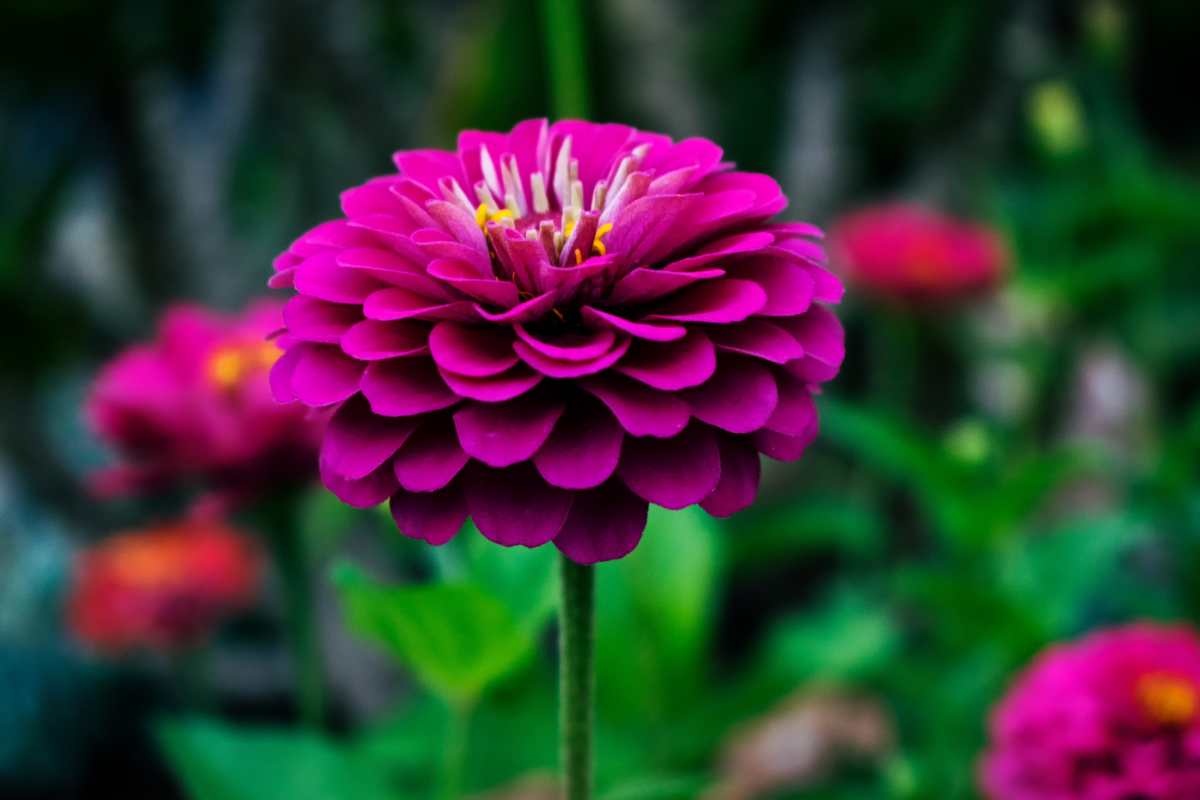
#> input picture Practice_2/img.jpg, 6000 x 4000 px, given in place of 15-scale_7_im_1_grey.png, which was not available (shown at 1/5 size)
$ jupyter execute --allow-errors lab10.ipynb   (older library calls are emulated)   (text cells are left out)
#> lines starting #> are read from the running program, lines starting #| are printed output that depends on the picture; pictures that were not available may be replaced by others from this repository, and a replacement may not be noted
[cell 1]
from sklearn.neighbors import KNeighborsClassifier
from sklearn.preprocessing import LabelEncoder
from sklearn.model_selection import train_test_split
from sklearn.metrics import classification_report, accuracy_score
from skimage.feature import graycomatrix, graycoprops
from sklearn.cluster import KMeans
import matplotlib.pyplot as plt
import numpy as np
import cv2
import os
from scipy import stats
from sklearn.svm import SVC
from sklearn.tree import DecisionTreeClassifier
from sklearn.preprocessing import LabelEncoder, StandardScaler
from sklearn.base import clone
from scipy.stats import skew, kurtosis
import tempfile

[cell 2]
def calculate_histograms(image_paths):
    results = {}

    for i, img_path in enumerate(image_paths, 1):
        try:
            img = cv2.imread(img_path, cv2.IMREAD_GRAYSCALE)

            if img is None:
                print(f"не удалось загрузить изображение {img_path}")
                continue

            hist = cv2.calcHist([img], [0], None, [256], [0, 256])

            hist_flat = hist.flatten()
            total_pixels = img.shape[0] * img.shape[1]

            prob = hist_flat / total_pixels

            # средняя яркость
            intensities = np.arange(256)
            mean_intensity = np.sum(intensities * prob)

            # отклонение
            variance = np.sum(((intensities - mean_intensity) ** 2) * prob)
            std_intensity = np.sqrt(variance)

            # асимметрия
            if std_intensity > 0:
                skewness = np.sum(((intensities - mean_intensity) ** 3) * prob) / (std_intensity ** 3)
            else:
                skewness = 0

            # эксцесс
            if std_intensity > 0:
                kurt = np.sum(((intensities - mean_intensity) ** 4) * prob) / (std_intensity ** 4) - 3
            else:
                kurt = 0

            # яркость
            non_zero = np.where(hist_flat > 0)[0]
            min_intensity = non_zero[0] if len(non_zero) > 0 else 0
            max_intensity = non_zero[-1] if len(non_zero) > 0 else 0

            dominant_intensity = np.argmax(hist_flat)

            # энтропия
            prob_nonzero = prob[prob > 0]
            entropy = -np.sum(prob_nonzero * np.log2(prob_nonzero))

            # контраст
            contrast = max_intensity - min_intensity

            results[f"image_{i}"] = {
                'histogram': hist,
                'image': img,
                'shape': img.shape,
                'total_pixels': total_pixels,
                'mean': mean_intensity,
                'std': std_intensity,
                'skewness': skewness,
                'kurtosis': kurt,
                'entropy': entropy,
                'min': min_intensity,
                'max': max_intensity,
                'dominant_intensity': dominant_intensity,
                'contrast': contrast
            }

        except Exception as e:
            print(f"Ошибка при обработке {img_path}: {e}")
            continue

    return results

[cell 3]
def visualize_histograms(results):
    n_images = len(results)

    if n_images == 0:
        print("Нет данных для визуализации")
        return

    fig, axes = plt.subplots(n_images, 3, figsize=(15, 4 * n_images))

    if n_images == 1:
        axes = axes.reshape(1, -1)
    img_name = ["aluminium_foil", "brown_bread", "corduroy"]
    for i, (key, data) in enumerate(results.items()):
        axes[i, 0].imshow(data['image'], cmap='gray', vmin=0, vmax=255)
        axes[i, 0].set_title(img_name[i])
        axes[i, 0].axis('off')

        hist = data['histogram'].flatten()
        axes[i, 1].bar(range(256), hist, width=1.0, color='blue', alpha=0.7)
        axes[i, 1].set_xlabel("Уровень яркости (0-255)")
        axes[i, 1].set_ylabel("Количество пикселей")
        axes[i, 1].set_xlim(0, 255)
        axes[i, 1].grid(True, alpha=0.3)

        axes[i, 2].axis('off')

        stats_text = (
            f"mean: {data['mean']:.2f}\n"
            f"std: {data['std']:.2f}\n"
            f"skewness: {data['skewness']:.3f}\n"
            f"kurtosis: {data['kurtosis']:.3f}\n"
            f"entropy: {data['entropy']:.4f}\n"
            f"min: {data['min']}\n"
            f"max: {data['max']}"
        )

        axes[i, 2].text(0.5, 0.5, stats_text,
                         fontsize=12, fontfamily='monospace',
                         ha='center', va='center',
                         transform=axes[i, 2].transAxes)

    plt.tight_layout()
    plt.show()

[cell 4]
# берем изображения первых 3 текстур в дирректории
image_paths = [
    "./kth_tips_grey_200x200/KTH_TIPS/aluminium_foil/15-scale_7_im_1_grey.png",
    "./kth_tips_grey_200x200/KTH_TIPS/brown_bread/48-scale_7_im_1_grey.png",
    "./kth_tips_grey_200x200/KTH_TIPS/corduroy/42-scale_7_im_1_grey.png"
]

for path in image_paths:
    if not os.path.exists(path):
        print(f"Внимание: файл не найден - {path}")

results = calculate_histograms(image_paths)
#> in calculate_histograms, `img = cv2.imread(img_path, cv2.IMREAD_GRAYSCALE)`:
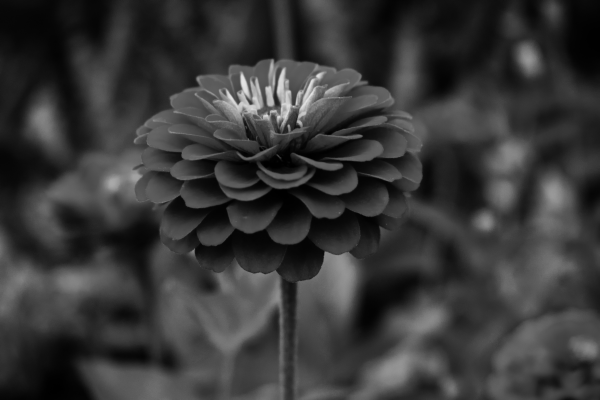
#> img: shape (4000, 6000) (shown at 1/10 size); min 0, max 234, mean 55.4
#> in calculate_histograms, `hist = cv2.calcHist([img], [0], None, [256], [0, 256])`: hist = 256 values, max 279203 at index 50, min 0 at index 233, mean 93750
#> in calculate_histograms, `hist_flat = hist.flatten()`: hist_flat has the same summary as hist
#> in calculate_histograms, `prob = hist_flat / total_pixels`: prob = 256 values, max 0.0116 at index 50, min 0 at index 233, mean 0.00391
#> in calculate_histograms, `mean_intensity = np.sum(intensities * prob)`: mean_intensity = 55.45
#> in calculate_histograms, `variance = np.sum(((intensities - mean_intensity) ** 2) * prob)`: variance = 1106.7
#> in calculate_histograms, `std_intensity = np.sqrt(variance)`: std_intensity = 33.27
#> in calculate_histograms, `skewness = np.sum(((intensities - mean_intensity) ** 3) * prob) / (std..`: skewness = 0.738
#> in calculate_histograms, `kurt = np.sum(((intensities - mean_intensity) ** 4) * prob) / (std_int..`: kurt = 1.04
#> in calculate_histograms, `non_zero = np.where(hist_flat > 0)[0]`: non_zero = 234 values from 0 to 234
#> in calculate_histograms, `min_intensity = non_zero[0] if len(non_zero) > 0 else 0`: min_intensity = 0
#> in calculate_histograms, `max_intensity = non_zero[-1] if len(non_zero) > 0 else 0`: max_intensity = 234
#> in calculate_histograms, `dominant_intensity = np.argmax(hist_flat)`: dominant_intensity = 50
#> in calculate_histograms, `prob_nonzero = prob[prob > 0]`: prob_nonzero = 234 values, max 0.0116 at index 50, min 4.17e-08 at index 233, mean 0.00427
#> in calculate_histograms, `entropy = -np.sum(prob_nonzero * np.log2(prob_nonzero))`: entropy = 6.97
#> in calculate_histograms, `contrast = max_intensity - min_intensity`: contrast = 234
#> results = 3 items

if results:
    visualize_histograms(results)
#> in visualize_histograms, `n_images = len(results)`: n_images = 3
#> the loop in visualize_histograms, `for i, (key, data) in enumerate(results.items()):` made 3 passes
#> key on passes 1 to 3: 'image_1', 'image_2', 'image_3'
#> in visualize_histograms, `plt.show()`:
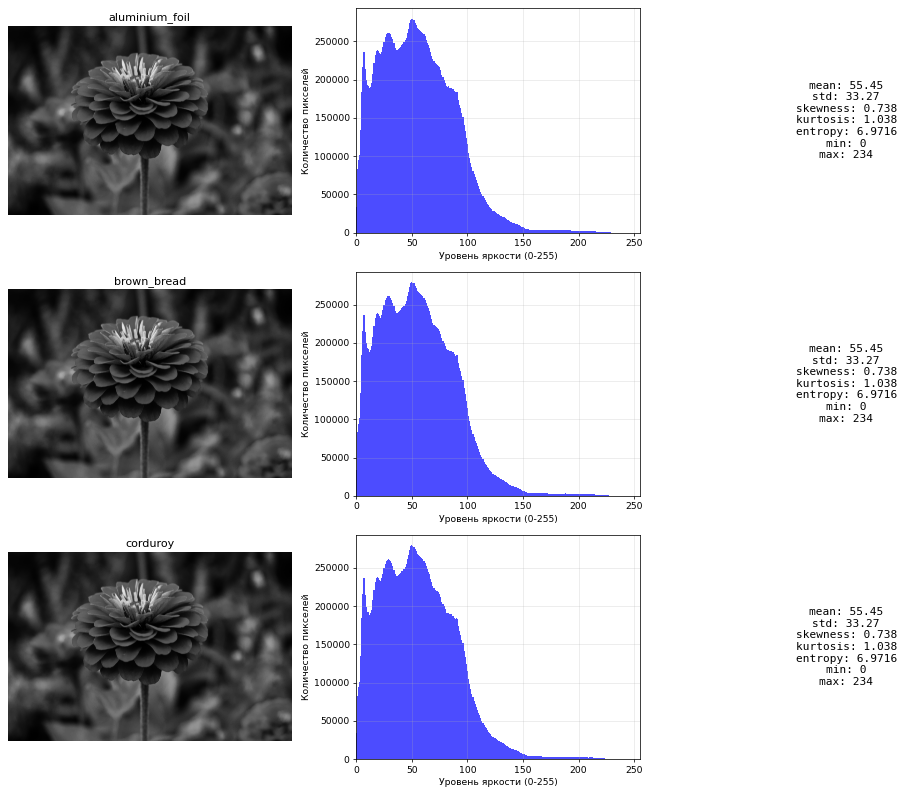
#> figure drawn by matplotlib, 6 panels; panel 2: tallest bar 279203 high, from x = 49.5 to 50.5; panel 4: tallest bar 279203 high, from x = 49.5 to 50.5; panel 6: tallest bar 279203 high, from x = 49.5 to 50.5

[cell 5]
def calculate_laws_texture_energy(image):
    L5 = np.array([1, 4, 6, 4, 1])
    E5 = np.array([-1, -2, 0, 2, 1])
    S5 = np.array([-1, 0, 2, 0, -1])
    R5 = np.array([1, -4, 6, -4, 1])

    L5 = L5 / np.sum(np.abs(L5))
    E5 = E5 / np.sum(np.abs(E5))
    S5 = S5 / np.sum(np.abs(S5))
    R5 = R5 / np.sum(np.abs(R5))

    filters = [L5, E5, S5, R5]
    names = ['L5', 'E5', 'S5', 'R5']

    g = {}

    for i in range(4):
        for j in range(4):
            mask = np.outer(filters[i], filters[j])
            filtered = cv2.filter2D(image.astype(np.float32), -1, mask)
            g[f"{names[i]}{names[j]}"] = filtered

    P = 15
    Q = 15

    h = {}
    for name, filtered in g.items():
        h[name] = cv2.blur(np.abs(filtered), (2*P+1, 2*Q+1))

    h1 = h['E5E5']
    h2 = h['S5S5']
    h3 = h['R5R5']
    h4 = (h['L5E5'] + h['E5L5']) / 2
    h5 = (h['L5S5'] + h['S5L5']) / 2
    h6 = (h['L5R5'] + h['R5L5']) / 2
    h7 = (h['E5S5'] + h['S5E5']) / 2
    h8 = (h['E5R5'] + h['R5E5']) / 2
    h9 = (h['S5R5'] + h['R5S5']) / 2

    energy_maps = [h1, h2, h3, h4, h5, h6, h7, h8, h9]
    map_names = ['E5E5', 'S5S5', 'R5R5', 'L5E5/E5L5', 'L5S5/S5L5', 'L5R5/R5L5',
                 'E5S5/S5E5', 'E5R5/R5E5', 'S5R5/R5S5']

    features = {}
    for name, energy_map in zip(map_names, energy_maps):
        features[name] = np.mean(energy_map)

    return features

[cell 6]
def visualize_with_features(image_paths):
    n_images = len(image_paths)

    fig, axes = plt.subplots(n_images, 2, figsize=(14, 4 * n_images),
                            gridspec_kw={'width_ratios': [1, 0.8]})

    if n_images == 1:
        axes = axes.reshape(1, -1)

    for idx, img_path in enumerate(image_paths):
        try:
            img = cv2.imread(img_path, cv2.IMREAD_GRAYSCALE)

            if img is None:
                continue

            class_name = os.path.basename(os.path.dirname(img_path))

            features = calculate_laws_texture_energy(img)

            axes[idx, 0].imshow(img, cmap='gray', vmin=0, vmax=255)
            axes[idx, 0].set_title(f"{class_name}", fontsize=14)
            axes[idx, 0].axis('off')

            axes[idx, 1].axis('off')

            stats_text = "Laws Features:\n\n"
            for name, value in features.items():
                formatted_value = f"{value:.3f}"
                stats_text += f"{name}: {formatted_value}\n"

            axes[idx, 1].text(0.1, 0.95, stats_text,
                             fontsize=11, fontfamily='monospace',
                             verticalalignment='top',
                             linespacing=1.5)

        except Exception:
            continue

    plt.tight_layout()
    plt.show()

[cell 7]
visualize_with_features(image_paths)
#> after the loop in calculate_laws_texture_energy, `for i in range(4):`: g = 16 items
#> the loop in calculate_laws_texture_energy, `for name, filtered in g.items():` made 5 passes
#> after the loop in calculate_laws_texture_energy, `for name, filtered in g.items():`: h = 4 items

[cell 8]
def calculate_glcm_features(image):
    if image.dtype != np.uint8:
        image = image.astype(np.uint8)

    distances = [1]
    angles = [0, np.pi/4, np.pi/2, 3*np.pi/4]

    glcm = graycomatrix(image, distances=distances, angles=angles,
                       levels=256, symmetric=True, normed=True)

    features = {}

    contrast = graycoprops(glcm, 'contrast')
    dissimilarity = graycoprops(glcm, 'dissimilarity')
    homogeneity = graycoprops(glcm, 'homogeneity')
    energy = graycoprops(glcm, 'energy')
    correlation = graycoprops(glcm, 'correlation')
    asm = graycoprops(glcm, 'ASM')

    features['contrast'] = np.mean(contrast)
    features['dissimilarity'] = np.mean(dissimilarity)
    features['homogeneity'] = np.mean(homogeneity)
    features['energy'] = np.mean(energy)
    features['correlation'] = np.mean(correlation)
    features['ASM'] = np.mean(asm)

    return features

[cell 9]
def visualize_glcm_features(image_paths):
    n_images = len(image_paths)

    fig, axes = plt.subplots(n_images, 2, figsize=(14, 4 * n_images),
                            gridspec_kw={'width_ratios': [1, 0.8]})

    if n_images == 1:
        axes = axes.reshape(1, -1)

    for idx, img_path in enumerate(image_paths):
        try:
            img = cv2.imread(img_path, cv2.IMREAD_GRAYSCALE)

            if img is None:
                continue

            class_name = os.path.basename(os.path.dirname(img_path))

            features = calculate_glcm_features(img)

            axes[idx, 0].imshow(img, cmap='gray', vmin=0, vmax=255)
            axes[idx, 0].set_title(f"{class_name}", fontsize=14)
            axes[idx, 0].axis('off')

            axes[idx, 1].axis('off')

            stats_text = "GLCM Features:\n\n"
            for name, value in features.items():
                formatted_value = f"{value:.3f}"
                stats_text += f"{name}: {formatted_value}\n"

            axes[idx, 1].text(0.1, 0.95, stats_text,
                             fontsize=11, fontfamily='monospace',
                             verticalalignment='top',
                             linespacing=1.5)

        except Exception:
            continue

    plt.tight_layout()
    plt.show()

[cell 10]
visualize_glcm_features(image_paths)
#> in visualize_glcm_features, `n_images = len(image_paths)`: n_images = 3
#> in calculate_glcm_features, `contrast = graycoprops(glcm, 'contrast')`: contrast = [[17.55, 24.44, 17.56, 24.47]]
#> in calculate_glcm_features, `dissimilarity = graycoprops(glcm, 'dissimilarity')`: dissimilarity = [[2.79, 3.41, 2.81, 3.41]]
#> in calculate_glcm_features, `homogeneity = graycoprops(glcm, 'homogeneity')`: homogeneity = [[0.383, 0.326, 0.379, 0.326]]
#> in calculate_glcm_features, `energy = graycoprops(glcm, 'energy')`: energy = [[0.0337, 0.0297, 0.0333, 0.0298]]
#> in calculate_glcm_features, `correlation = graycoprops(glcm, 'correlation')`: correlation = [[0.992, 0.989, 0.992, 0.989]]
#> in calculate_glcm_features, `asm = graycoprops(glcm, 'ASM')`: asm = [[0.00113, 0.000883, 0.00111, 0.000885]]
#> in visualize_glcm_features, `features = calculate_glcm_features(img)`: features = {'contrast': 21, 'dissimilarity': 3.1, 'homogeneity': 0.354, 'energy': 0.0316, 'correlation': 0.991, 'ASM': 0.001}
#> the loop in visualize_glcm_features, `for name, value in features.items():` made 6 passes
#> (name, value, formatted_value) on passes 1 to 6: ('contrast', 21, '21.003'), ('dissimilarity', 3.1, '3.103'), ('homogeneity', 0.354, '0.354'), ('energy', 0.0316, '0.032'), ('correlation', 0.991, '0.991'), ('ASM', 0.001, '0.001')
#> in visualize_glcm_features, `plt.show()`:
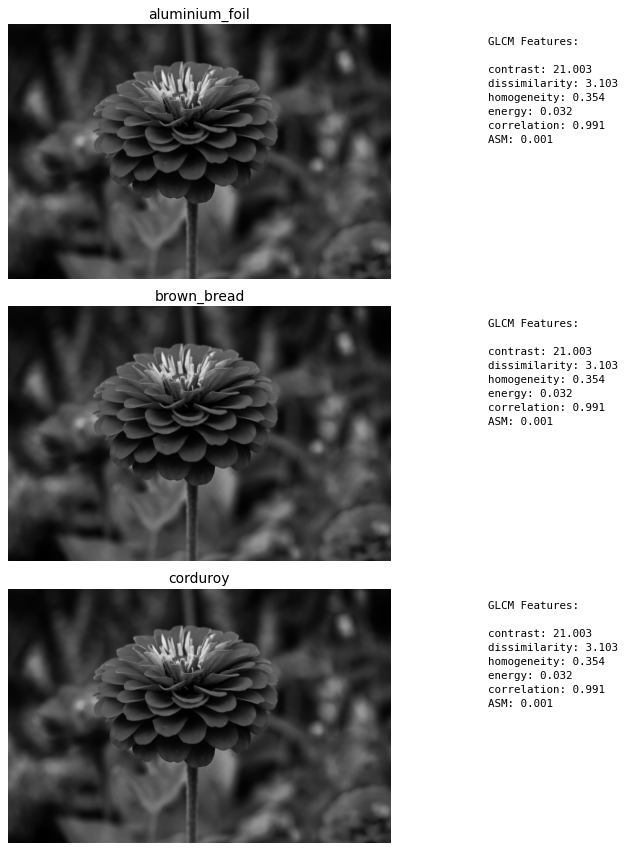
#> figure drawn by matplotlib, 3 panels

[cell 11]
def getListOfFiles(dirName):
    listOfFile = os.listdir(dirName)
    allFiles = list()
    for entry in listOfFile:
        fullPath = os.path.join(dirName, entry)
        if os.path.isdir(fullPath):
            allFiles = allFiles + getListOfFiles(fullPath)
        else:
            allFiles.append(fullPath)
    return allFiles

[cell 12]
def extract_features_from_dataset(img_paths):
    hist_features_collection = []
    laws_features_collection = []
    glcm_features_collection = []
    category_labels = []

    total_images = len(img_paths)

    for idx, img_file in enumerate(img_paths):
        if idx % 50 == 0:
            print(f"Загружено {idx}/{total_images} изображений")

        img_data = cv2.imread(img_file, cv2.IMREAD_GRAYSCALE)
        if img_data is None:
            continue

        img_resized = cv2.resize(img_data, (128, 128), interpolation=cv2.INTER_AREA)

        hist_result = calculate_histograms([img_file])
        if hist_result:
            hist_data = list(hist_result.values())[0]
            hist_features = [
                hist_data['mean'], hist_data['std'], hist_data['skewness'],
                hist_data['kurtosis'], hist_data['entropy'], hist_data['min'],
                hist_data['max'], hist_data['dominant_intensity'],
                hist_data['contrast'], hist_data['total_pixels'] / 10000
            ]
        else:
            hist_features = [0] * 10

        laws_dict = calculate_laws_texture_energy(img_resized)
        laws_features = list(laws_dict.values())

        glcm_dict = calculate_glcm_features(img_resized)
        glcm_features = list(glcm_dict.values())

        hist_features_collection.append(hist_features)
        laws_features_collection.append(laws_features)
        glcm_features_collection.append(glcm_features)

        category_name = os.path.basename(os.path.dirname(img_file))
        category_labels.append(category_name)

    return (
        np.array(hist_features_collection),
        np.array(laws_features_collection),
        np.array(glcm_features_collection),
        np.array(category_labels)
    )

def train_classification_models():
    dataset_path = "./kth_tips_grey_200x200/KTH_TIPS"

    image_files = getListOfFiles(dataset_path)

    hist_data, laws_data, glcm_data, categories = extract_features_from_dataset(image_files)
#> in extract_features_from_dataset, `img_resized = cv2.resize(img_data, (128, 128), interpolation=cv2.INTER..`:
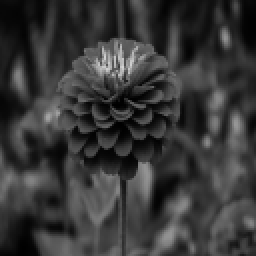
#> img_resized: shape (128, 128) (shown 2 times larger); min 0, max 211, mean 55.4
#> in extract_features_from_dataset, `hist_result = calculate_histograms([img_file])`: hist_result = 1 item
#> in extract_features_from_dataset, `hist_data = list(hist_result.values())[0]`: hist_data = 13 items
#> in extract_features_from_dataset, `hist_features = [ hist_data['mean'], hist_data['std'], hist_data['skew..`: hist_features = [55.45, 33.27, 0.738, 1.04, 6.97, 0, 234, 50, 234, 2400]
#> the loop in calculate_laws_texture_energy (call 4), `for name, filtered in g.items():` made 16 passes
#> after the loop in calculate_laws_texture_energy (call 4), `for name, filtered in g.items():`: h = 16 items
#> in calculate_laws_texture_energy (call 4), `h1 = h['E5E5']`:
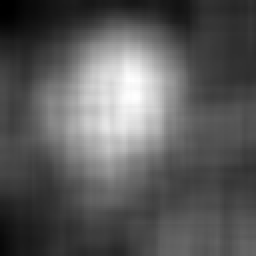
#> h1: shape (128, 128) float32 (shown 2 times larger); min 0.449, max 7.14, mean 2.83; drawn with min black and max white
#> in calculate_laws_texture_energy (call 4), `h2 = h['S5S5']`:
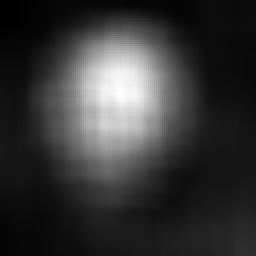
#> h2: shape (128, 128) float32 (shown 2 times larger); min 0.165, max 5.11, mean 1.22; drawn with min black and max white
#> in calculate_laws_texture_energy (call 4), `h3 = h['R5R5']`:
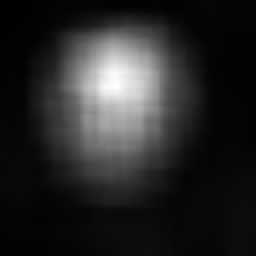
#> h3: shape (128, 128) float32 (shown 2 times larger); min 0.0614, max 1.36, mean 0.265; drawn with min black and max white
#> in calculate_laws_texture_energy (call 4), `h4 = (h['L5E5'] + h['E5L5']) / 2`:
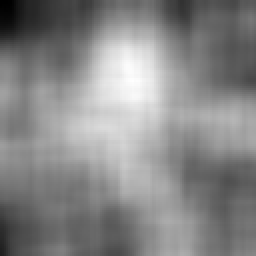
#> h4: shape (128, 128) float32 (shown 2 times larger); min 1.4, max 11.47, mean 6.72; drawn with min black and max white
#> (the rest of the program and of its run is left out)
